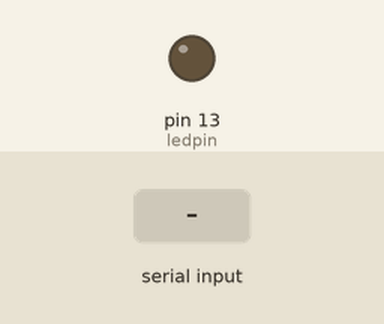
Recording of a sketch running on a simulated Arduino Uno, built with avr-gcc and run on an emulated ATmega328P. Shown: output pins drawn as LEDs (lit = HIGH). Inputs (shaded band) come from the test bench. What the sketch prints to the serial monitor is not drawn.

Above: at 1.2 s.
1.3 s: "30,150\n" received over Serial
At 1.41 s:
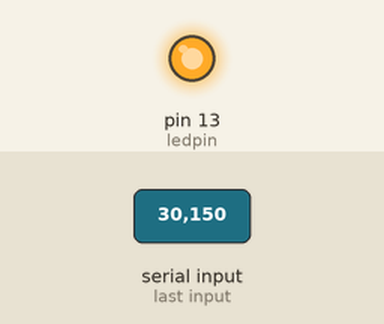
4.4 s: "1\n" received over Serial
At 5.1 s:
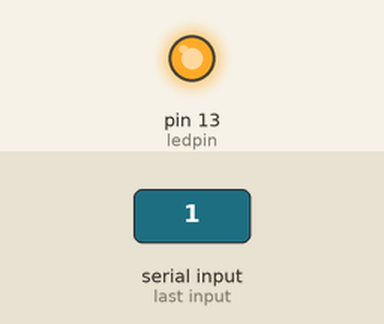
5.9 s: "90,45\n" received over Serial
At 7.3 s:
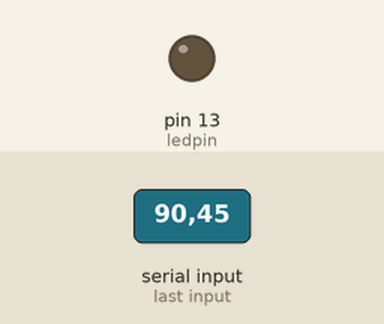
Timing chart, 0 to 8.4 s (numbered marks = the images above; inputs shaded):
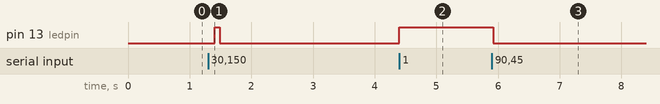

Measured:
- after the input at 1.3 s, pin 13 (ledpin): LOW → HIGH after 0.10 s, → LOW 0.08 s later
- after the input at 4.4 s, pin 13 (ledpin): LOW → HIGH at once
- after the input at 5.9 s, pin 13 (ledpin): HIGH → LOW at once

The sketch:

encender_y_apagar_un_led_con_el_monitor_serial.ino
```cpp
int ledpin=13;

void setup()
{
  pinMode(ledpin,OUTPUT);
  Serial.begin(9600);
}

void loop()
{
  Serial.print("Introducir codigo:");
  while(Serial.available()==0);
  int variable=Serial.read() -'0';
  if (variable==0)
  {
    Serial.println(" El LED esta apagado");
    digitalWrite(ledpin,LOW);
  }
  else if (variable==1)
  {
    Serial.println(" El LED esta encendido");
    digitalWrite(ledpin,HIGH);
  }
  else
  {
    Serial.println(" codigo incorrecto");
  }
  Serial.flush();
  }
```
